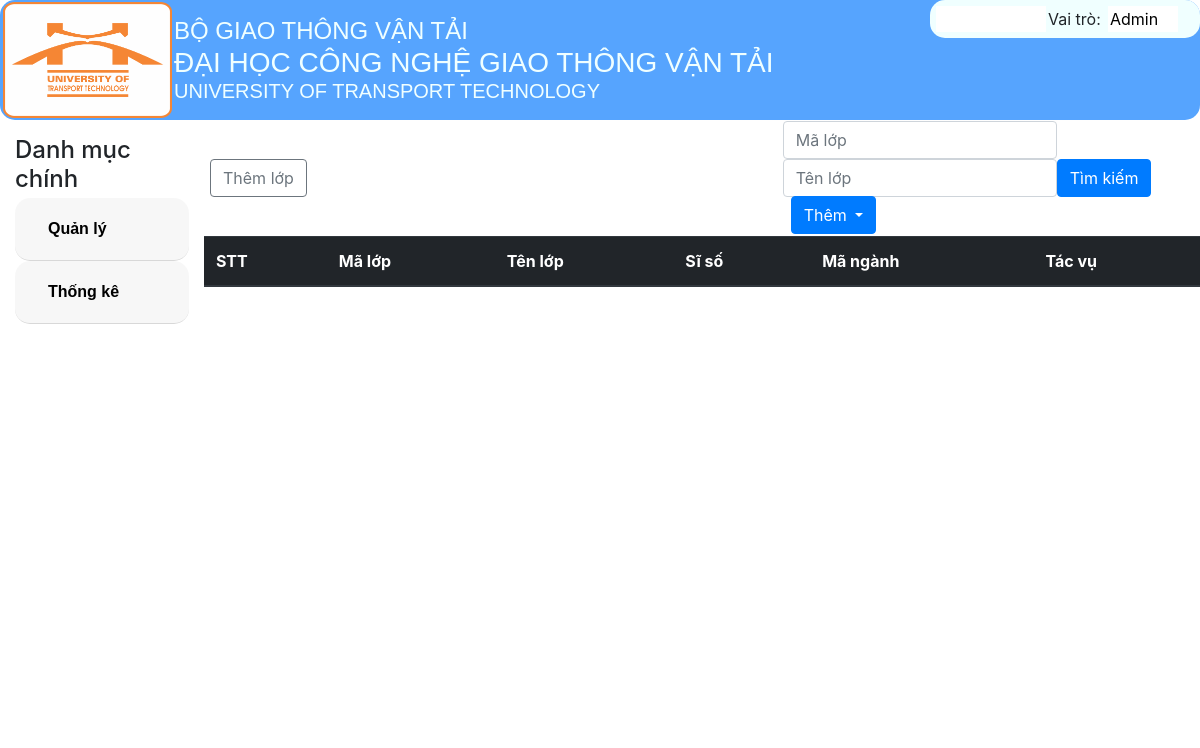
Before: /DanhSachLop/ with the older database file.
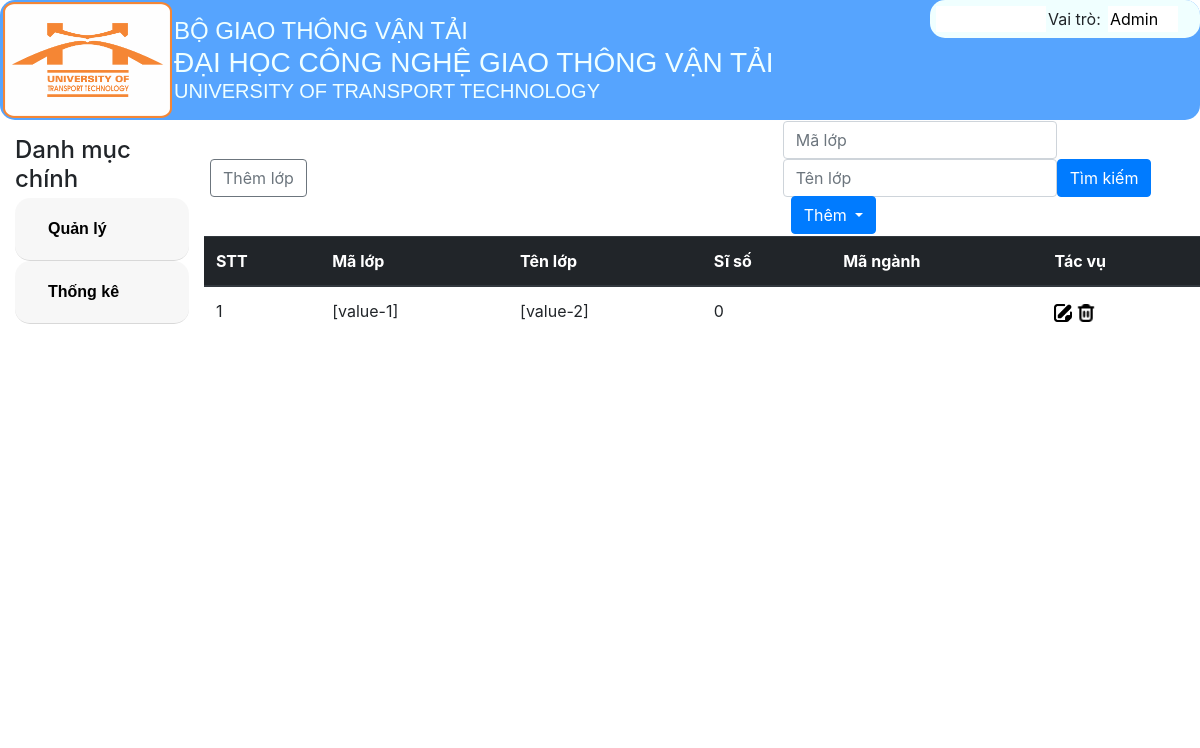
After: the same page with the newer database file.
### tables this page shows
CREATE TABLE `lop` (
  `malop` varchar(30) NOT NULL,
  `tenlop` varchar(30) NOT NULL,
  `siso` int(11) NOT NULL,
  `makhoa` varchar(30) NOT NULL
);

### MVC/Core/controller.php (called while the page is built, shortened)
<?php
class Controller
{
    public function mode($mode){
        return new $mode;
    }
    function view($view, $data= []){
        include_once './MVC/Views/'.$view.'.php';
    }
}

### MVC/Controllers/DanhSachLop.php (called while the page is built, shortened)
<?php
class DanhSachLop extends Controller
{
    protected $lop;
    function __construct()
    {
        $this->lop = $this->mode('Lop');
    }
    function Get_data()
    {
        $this->view('MasterLayoutAD', [
            'page' => 'Lop_v',
            'dulieu' => $this->lop->lop_find('', '')
        ]);
    }
}

### MVC/Core/app.php (called while the page is built, shortened)
<?php
class app
{
    protected $action = 'Get_data';
    function __construct()
    {
        $arr = $this->ProcessURL();
        if($arr!=null){
            if(file_exists("./MVC/Controllers/".$arr[0].".php")){
                $this->controller=$arr[0];
                unset($arr[0]);
            }
        }
        $this->controller=new $this->controller;
        if(isset($arr[1])){
            unset($arr[1]);
        }
        $this->params=$arr?array_values($arr):[];
        call_user_func_array([$this->controller,$this->action],$this->params);
    }
    function ProcessURL(){
        if(isset($_GET['url'])){
            return explode("/",filter_var(trim($_GET['url']),FILTER_DEFAULT));
        }
    }
}
?>

### index.php (called while the page is built, shortened)
<?php
$myapp = new app();
?>

### MVC/Core/connectDB.php (called while the page is built, shortened)
<?php
class connectDB{
    protected $servername="localhost";
    protected $username="root";
    protected $password="";
    protected $dbname="btl_quanlydiem";
    function __construct(){
        $this->con=mysqli_connect($this->servername,$this->username,$this->password,$this->dbname);
    }
}
?>

### MVC/Models/Lop.php (called while the page is built, shortened)
<?php
class Lop extends connectDB{
    function lop_find($malop,$tenlop){
        $sql_lop_find="SELECT * FROM lop where malop like '%$malop%' and tenlop like '%$tenlop%'";
        return mysqli_query($this->con,$sql_lop_find);
    }
}

### MVC/Views/Pages/Lop_v.php (the view, shortened to what this page needs)
<!DOCTYPE html>
<html lang="en">
<head>
   <link rel="stylesheet" href="Public/Css/style.css">
   <link rel="stylesheet" href="Public/Css/css_bootstrap.min.css">
   <link rel="stylesheet" href="https://stackpath.bootstrapcdn.com/bootstrap/4.1.1/css/bootstrap.min.css">
</head>
<body>
   <table style="width: 100%;">
      <tr>
         <td style="width: 58%;"><a href="http://localhost/BTL_QuanLyDiem/DanhSachLop/Them"><button
                  class="btn btn-outline-secondary" name="btnThemlop" style="margin: 5px;">Thêm
                  lớp</button></a></td>
         <td>
            <form action="http://localhost/BTL_QuanLyDiem/DanhSachLop/Timkiem" method="post">
               <div class="form-inline">
                  <form>
                     <input type="text" name="txtMalop" class="form-control" placeholder="Mã lớp" value="<?php if (isset($data['ml']))
                        echo $data['ml'] ?>">
                        <input type="text" name="txtTenlop" class="form-control" placeholder="Tên lớp" value="<?php if (isset($data['tl']))
                        echo $data['tl'] ?>">
                        <input type="submit" class="btn btn-primary" name="btnTimkiem" value="Tìm kiếm">
                     </form>
                     <button class="btn btn-primary dropdown-toggle" type="button" id="dropdownMenuButton"
                        data-toggle="dropdown" style="position: relative; left: 8px; top: -1px;">
                        Thêm
                     </button>
                  </div>
            </td>
         </tr>
      </table>
      <table class="table">
         <thead class="thead-dark">
            <tr>
               <th>STT</th>
               <th>Mã lớp</th>
               <th>Tên lớp</th>
               <th>Sĩ số</th>
               <th>Mã ngành</th>
               <th>Tác vụ</th>
            </tr>
         </thead>
         <tbody>
            <?php
                     if (isset($data['dulieu']) && $data['dulieu'] != null) {
                        $i = 1;
                        while ($row = mysqli_fetch_array($data['dulieu'])) {
                           ?>
               <tr>
                  <td>
                     <?php echo $i++ ?>
                  </td>
                  <td>
                     <?php echo $row['malop'] ?>
                  </td>
                  <td>
                     <?php echo $row['tenlop'] ?>
                  </td>
                  <td>
                     <?php echo $row['siso'] ?>
                  </td>
                  <td>
                  </td>
                  <td>
                     <a href="http://localhost/BTL_QuanLyDiem/DanhSachLop/Sua/<?php echo $row['malop'] ?>"><img class="icon"
                           src="Public/Images/note.png" alt="note"></a>
                     <a href="http://localhost/BTL_QuanLyDiem/DanhSachLop/Xoa/<?php echo $row['malop'] ?>"><img class="icon"
                           src="Public/Images/trash.png" alt="trash"></a>
                  </td>
               </tr>
               <?php
                        }
                     }
                     ?>
      </tbody>
   </table>
</body>
</html>

Changed rows visible on the page:
added lop: malop "[value-1]", tenlop "[value-2]", siso "0"
